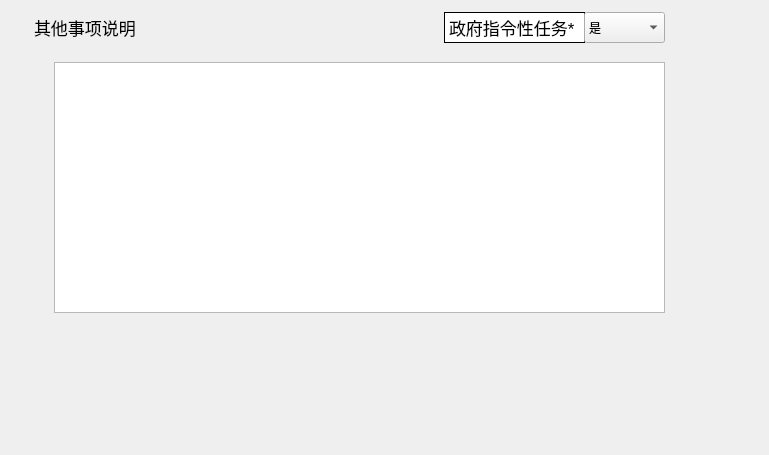
     <widget class="QWidget" name="otherItem">
      <layout class="QGridLayout" name="gridLayout_2">
       <item row="0" column="1">
        <spacer name="verticalSpacer_7">
         <property name="orientation">
          <enum>Qt::Vertical</enum>
         </property>
         <property name="sizeHint" stdset="0">
          <size>
           <width>20</width>
           <height>1</height>
          </size>
         </property>
        </spacer>
       </item>
       <item row="1" column="0">
        <spacer name="horizontalSpacer_7">
         <property name="orientation">
          <enum>Qt::Horizontal</enum>
         </property>
         <property name="sizeHint" stdset="0">
          <size>
           <width>23</width>
           <height>20</height>
          </size>
         </property>
        </spacer>
       </item>
       <item row="1" column="1">
        <widget class="QWidget" name="widget_2" native="true">
         <property name="minimumSize">
          <size>
           <width>701</width>
           <height>431</height>
          </size>
         </property>
         <property name="maximumSize">
          <size>
           <width>701</width>
           <height>431</height>
          </size>
         </property>
         <property name="styleSheet">
          <string notr="true"/>
         </property>
         <widget class="QLabel" name="costItemdetailLabel_2">
          <property name="geometry">
           <rect>
            <x>0</x>
            <y>0</y>
            <width>101</width>
            <height>31</height>
           </rect>
          </property>
          <property name="font">
           <font>
            <pointsize>13</pointsize>
           </font>
          </property>
          <property name="text">
           <string>其他事项说明</string>
          </property>
         </widget>
         <widget class="QLabel" name="label">
          <property name="geometry">
           <rect>
            <x>410</x>
            <y>0</y>
            <width>141</width>
            <height>31</height>
           </rect>
          </property>
          <property name="font">
           <font>
            <pointsize>13</pointsize>
           </font>
          </property>
          <property name="styleSheet">
           <string notr="true">background-color: rgb(255, 255, 255);
border-color: rgb(46, 52, 54);</string>
          </property>
          <property name="frameShape">
           <enum>QFrame::Box</enum>
          </property>
          <property name="text">
           <string>政府指令性任务*</string>
          </property>
         </widget>
         <widget class="QComboBox" name="comboBox">
          <property name="geometry">
           <rect>
            <x>550</x>
            <y>0</y>
            <width>81</width>
            <height>31</height>
           </rect>
          </property>
          <item>
           <property name="text">
            <string>是</string>
           </property>
          </item>
          <item>
           <property name="text">
            <string>否</string>
           </property>
          </item>
         </widget>
         <widget class="QTextEdit" name="textEdit">
          <property name="geometry">
           <rect>
            <x>20</x>
            <y>50</y>
            <width>611</width>
            <height>251</height>
           </rect>
          </property>
         </widget>
        </widget>
       </item>
       <item row="1" column="2">
        <spacer name="horizontalSpacer_17">
         <property name="orientation">
          <enum>Qt::Horizontal</enum>
         </property>
         <property name="sizeHint" stdset="0">
          <size>
           <width>23</width>
           <height>20</height>
          </size>
         </property>
        </spacer>
       </item>
       <item row="2" column="1">
        <spacer name="verticalSpacer_8">
         <property name="orientation">
          <enum>Qt::Vertical</enum>
         </property>
         <property name="sizeHint" stdset="0">
          <size>
           <width>20</width>
           <height>1</height>
          </size>
         </property>
        </spacer>
       </item>
      </layout>
     </widget>
